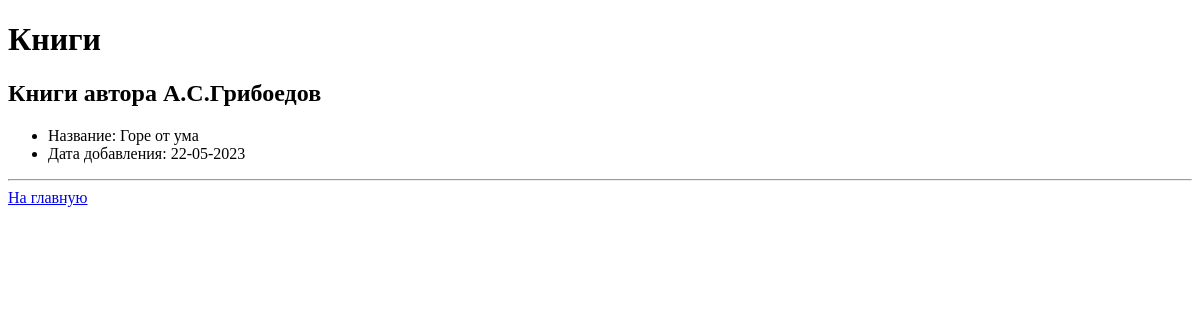
The page /author/2 on the database as committed earlier.
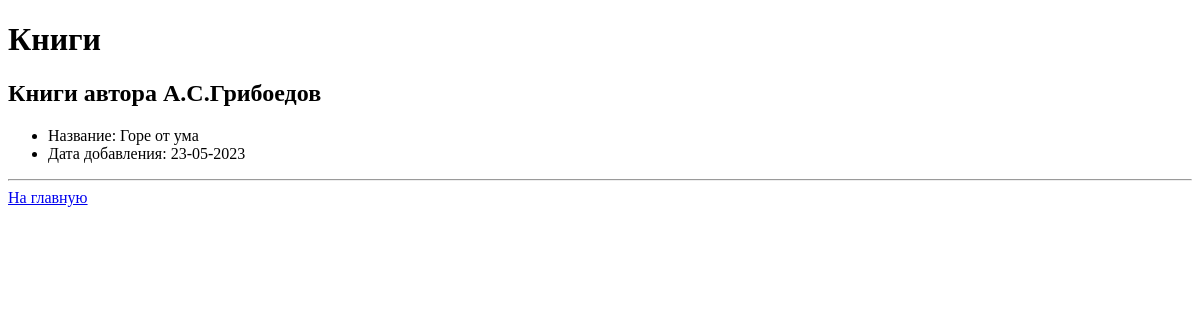
The same page on the database as committed later.
### database.py (models this page shows, shortened)
class Book(db.Model):
    id = db.Column(db.Integer, primary_key=True)
    name = db.Column(db.String, nullable=False)
    added = db.Column(db.DateTime, nullable=False, default=func.now())
    is_read = db.Column(db.Boolean, default=False)
    genre_id = db.Column(db.Integer, db.ForeignKey("genre.id", ondelete='SET NULL'))
    genre = relationship("Genre", back_populates="books")
    author_id = db.Column(db.String, db.ForeignKey("author.id", ondelete='SET NULL'))
    author = relationship("Author", back_populates="books")

### main.py (the view)
@app.route("/author/<int:author_id>")
def books_by_author(author_id):
    author = Author.query.get_or_404(author_id)
    return render_template(
        "books_by_author.html",
        author_name=author.name,
        books=author.books
    )

### templates/books_by_author.html
{% extends "layout.html" %}
{% block body %}
  <h2>Книги автора {{ author_name }}</h2>
    {%- for book in books %}
    <ul>
        <li> Название: {{ book.name }} </li>
        <li> Дата добавления: {{ book.added.strftime("%d-%m-%Y") }} </li>
      </ul>
      <hr>
    {%- endfor %}
<a href="/">На главную</a>
{% endblock %}

Rows that differ between the two databases and show on the page:
changed Book "Горе от ума": added "22-05-2023" → "23-05-2023"
